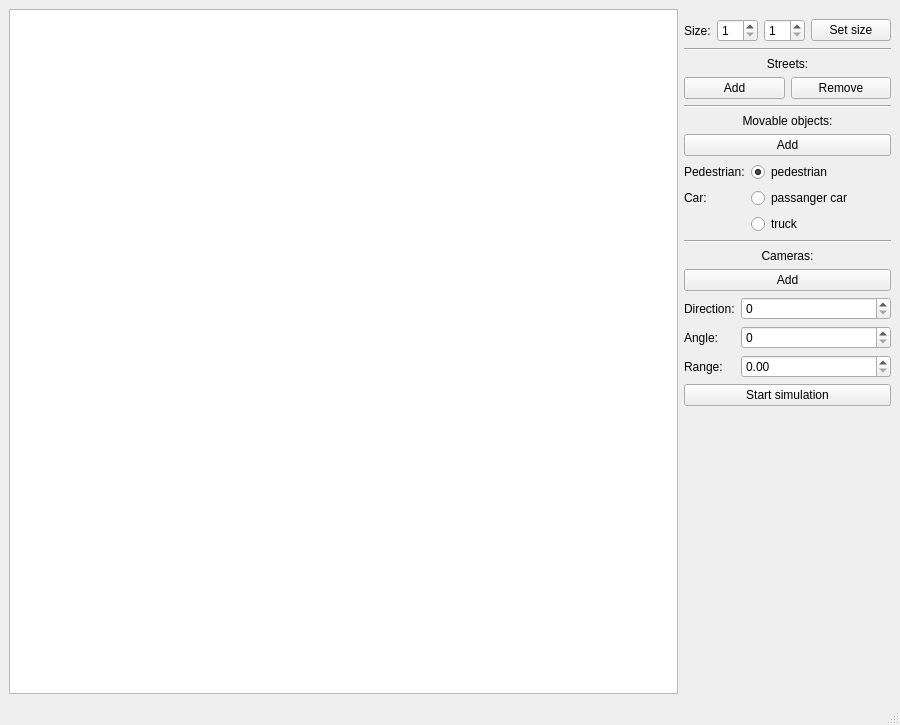
<?xml version="1.0" encoding="UTF-8"?>
<ui version="4.0">
 <class>MainWindow</class>
 <widget class="QMainWindow" name="MainWindow">
  <property name="geometry">
   <rect>
    <x>0</x>
    <y>0</y>
    <width>900</width>
    <height>725</height>
   </rect>
  </property>
  <property name="windowTitle">
   <string>MainWindow</string>
  </property>
  <widget class="QWidget" name="centralwidget">
   <layout class="QHBoxLayout" name="horizontalLayout_3">
    <item>
     <widget class="QGraphicsView" name="graphicsView"/>
    </item>
    <item>
     <layout class="QVBoxLayout" name="verticalLayout">
      <property name="spacing">
       <number>6</number>
      </property>
      <property name="topMargin">
       <number>10</number>
      </property>
      <property name="bottomMargin">
       <number>10</number>
      </property>
      <item>
       <layout class="QHBoxLayout" name="horizontalLayout">
        <property name="topMargin">
         <number>0</number>
        </property>
        <property name="bottomMargin">
         <number>0</number>
        </property>
        <item>
         <widget class="QLabel" name="label">
          <property name="text">
           <string>Size:</string>
          </property>
         </widget>
        </item>
        <item>
         <widget class="QSpinBox" name="spinBox_2">
          <property name="minimum">
           <number>1</number>
          </property>
         </widget>
        </item>
        <item>
         <widget class="QSpinBox" name="spinBox">
          <property name="minimum">
           <number>1</number>
          </property>
         </widget>
        </item>
        <item>
         <widget class="QPushButton" name="sizeButton">
          <property name="text">
           <string>Set size</string>
          </property>
         </widget>
        </item>
       </layout>
      </item>
      <item>
       <widget class="Line" name="line">
        <property name="orientation">
         <enum>Qt::Horizontal</enum>
        </property>
       </widget>
      </item>
      <item>
       <widget class="QLabel" name="streetsLabel">
        <property name="autoFillBackground">
         <bool>false</bool>
        </property>
        <property name="styleSheet">
         <string notr="true"/>
        </property>
        <property name="text">
         <string>Streets:</string>
        </property>
        <property name="alignment">
         <set>Qt::AlignCenter</set>
        </property>
       </widget>
      </item>
      <item>
       <layout class="QHBoxLayout" name="horizontalLayout_2">
        <item>
         <widget class="QPushButton" name="streetButton">
          <property name="text">
           <string>Add</string>
          </property>
          <property name="checkable">
           <bool>true</bool>
          </property>
          <property name="flat">
           <bool>false</bool>
          </property>
         </widget>
        </item>
        <item>
         <widget class="QPushButton" name="removeStreetButton">
          <property name="text">
           <string>Remove</string>
          </property>
          <property name="checkable">
           <bool>true</bool>
          </property>
         </widget>
        </item>
       </layout>
      </item>
      <item>
       <widget class="Line" name="line_2">
        <property name="orientation">
         <enum>Qt::Horizontal</enum>
        </property>
       </widget>
      </item>
      <item>
       <widget class="QLabel" name="movableObjectsLabel">
        <property name="text">
         <string>Movable objects:</string>
        </property>
        <property name="alignment">
         <set>Qt::AlignCenter</set>
        </property>
       </widget>
      </item>
      <item>
       <widget class="QPushButton" name="movableObjectButton">
        <property name="text">
         <string>Add</string>
        </property>
        <property name="checkable">
         <bool>true</bool>
        </property>
       </widget>
      </item>
      <item>
       <layout class="QFormLayout" name="formLayout_2">
        <property name="fieldGrowthPolicy">
         <enum>QFormLayout::AllNonFixedFieldsGrow</enum>
        </property>
        <property name="topMargin">
         <number>0</number>
        </property>
        <property name="bottomMargin">
         <number>0</number>
        </property>
        <item row="0" column="0">
         <widget class="QLabel" name="label_5">
          <property name="text">
           <string>Pedestrian:</string>
          </property>
         </widget>
        </item>
        <item row="0" column="1">
         <widget class="QRadioButton" name="pedestrianRadioButton">
          <property name="text">
           <string>pedestrian</string>
          </property>
          <property name="checked">
           <bool>true</bool>
          </property>
         </widget>
        </item>
        <item row="1" column="0">
         <widget class="QLabel" name="label_6">
          <property name="text">
           <string>Car:</string>
          </property>
         </widget>
        </item>
        <item row="1" column="1">
         <widget class="QRadioButton" name="passangerCarRadioButton">
          <property name="text">
           <string>passanger car</string>
          </property>
         </widget>
        </item>
        <item row="2" column="1">
         <widget class="QRadioButton" name="truckRadioButton">
          <property name="text">
           <string>truck</string>
          </property>
         </widget>
        </item>
       </layout>
      </item>
      <item>
       <widget class="Line" name="line_3">
        <property name="orientation">
         <enum>Qt::Horizontal</enum>
        </property>
       </widget>
      </item>
      <item>
       <widget class="QLabel" name="camerasLabel">
        <property name="text">
         <string>Cameras:</string>
        </property>
        <property name="alignment">
         <set>Qt::AlignCenter</set>
        </property>
       </widget>
      </item>
      <item>
       <widget class="QPushButton" name="cameraButton">
        <property name="text">
         <string>Add</string>
        </property>
        <property name="checkable">
         <bool>true</bool>
        </property>
       </widget>
      </item>
      <item>
       <layout class="QFormLayout" name="formLayout_4">
        <property name="fieldGrowthPolicy">
         <enum>QFormLayout::AllNonFixedFieldsGrow</enum>
        </property>
        <property name="topMargin">
         <number>0</number>
        </property>
        <property name="bottomMargin">
         <number>0</number>
        </property>
        <item row="0" column="0">
         <widget class="QLabel" name="label_7">
          <property name="text">
           <string>Direction:</string>
          </property>
          <property name="buddy">
           <cstring>cameraDirectionSpinBox</cstring>
          </property>
         </widget>
        </item>
        <item row="0" column="1">
         <widget class="QSpinBox" name="cameraDirectionSpinBox">
          <property name="maximum">
           <number>360</number>
          </property>
         </widget>
        </item>
        <item row="1" column="0">
         <widget class="QLabel" name="label_8">
          <property name="text">
           <string>Angle:</string>
          </property>
          <property name="buddy">
           <cstring>cameraAngleSpinBox</cstring>
          </property>
         </widget>
        </item>
        <item row="2" column="0">
         <widget class="QLabel" name="label_9">
          <property name="text">
           <string>Range:</string>
          </property>
          <property name="buddy">
           <cstring>cameraRangeSpinBox</cstring>
          </property>
         </widget>
        </item>
        <item row="2" column="1">
         <widget class="QDoubleSpinBox" name="cameraRangeSpinBox"/>
        </item>
        <item row="1" column="1">
         <widget class="QSpinBox" name="cameraAngleSpinBox">
          <property name="maximum">
           <number>135</number>
          </property>
         </widget>
        </item>
       </layout>
      </item>
      <item>
       <widget class="QPushButton" name="simmulationButton">
        <property name="text">
         <string>Start simulation</string>
        </property>
       </widget>
      </item>
      <item>
       <spacer name="verticalSpacer">
        <property name="orientation">
         <enum>Qt::Vertical</enum>
        </property>
        <property name="sizeHint" stdset="0">
         <size>
          <width>20</width>
          <height>40</height>
         </size>
        </property>
       </spacer>
      </item>
     </layout>
    </item>
   </layout>
   <zorder>graphicsView</zorder>
   <zorder></zorder>
  </widget>
  <widget class="QMenuBar" name="menubar">
   <property name="geometry">
    <rect>
     <x>0</x>
     <y>0</y>
     <width>900</width>
     <height>21</height>
    </rect>
   </property>
  </widget>
  <widget class="QStatusBar" name="statusbar"/>
 </widget>
 <tabstops>
  <tabstop>graphicsView</tabstop>
  <tabstop>spinBox_2</tabstop>
  <tabstop>spinBox</tabstop>
  <tabstop>sizeButton</tabstop>
  <tabstop>streetButton</tabstop>
  <tabstop>removeStreetButton</tabstop>
  <tabstop>movableObjectButton</tabstop>
  <tabstop>pedestrianRadioButton</tabstop>
  <tabstop>passangerCarRadioButton</tabstop>
  <tabstop>truckRadioButton</tabstop>
  <tabstop>cameraButton</tabstop>
  <tabstop>cameraDirectionSpinBox</tabstop>
  <tabstop>cameraAngleSpinBox</tabstop>
  <tabstop>cameraRangeSpinBox</tabstop>
 </tabstops>
 <resources/>
 <connections/>
</ui>
